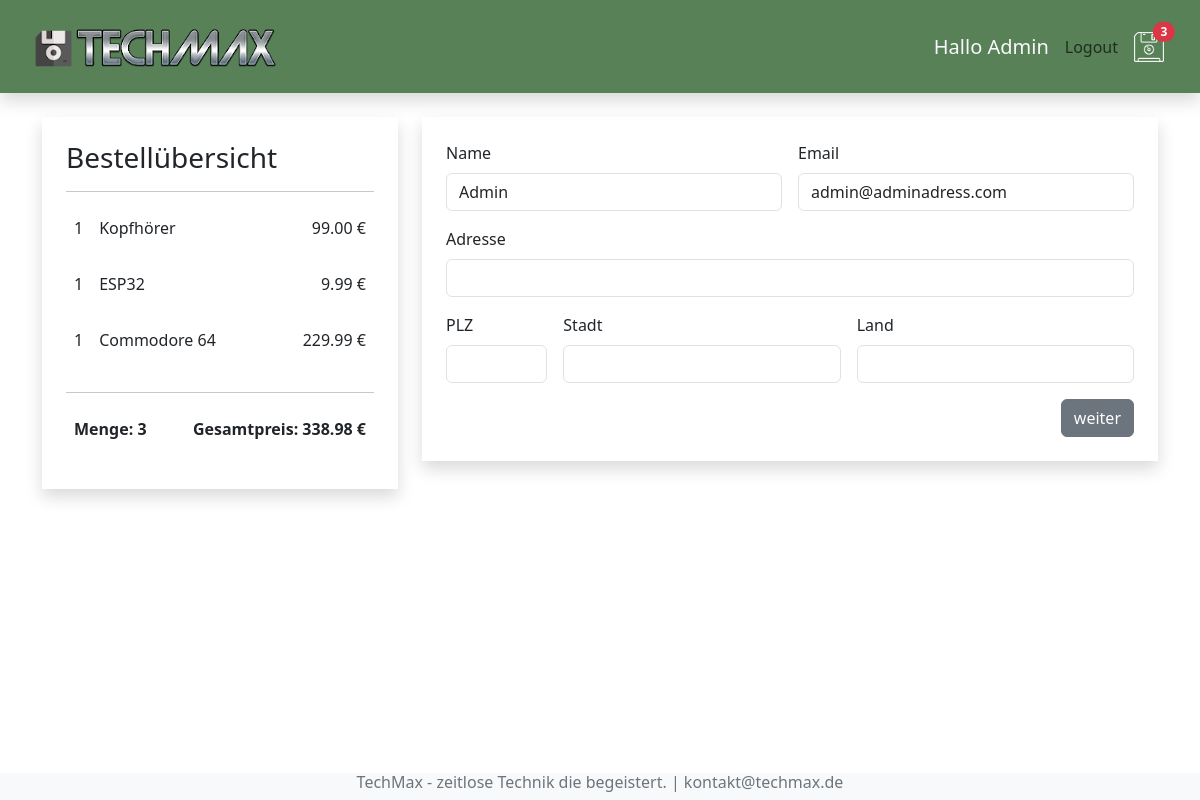
The app's page /kasse/ (signed in) with its own data.
### shop/models.py (models this page shows, shortened)
class BestellteArtikel(models.Model):
    artikel = models.ForeignKey(Artikel, on_delete=models.SET_NULL, null=True, blank=True)
    bestellung = models.ForeignKey(Bestellung, on_delete=models.SET_NULL, null=True, blank=True)
    menge = models.IntegerField(default=0, null=True, blank=True)
    datum = models.DateTimeField(auto_now_add=True)
    @property
    def get_summe(self):
        summe = self.artikel.preis * self.menge
        return summe

class Artikel(models.Model):
    name = models.CharField(max_length=200, null=True)
    beschreibung = models.TextField(null=True, blank=True)
    preis = models.DecimalField(max_digits=6, decimal_places=2)
    bild = models.ImageField(null=True, blank=True)

class Bestellung(models.Model):
    kunde = models.ForeignKey(Kunde, on_delete=models.SET_NULL, null=True, blank=True)
    bestelldatum = models.DateTimeField(auto_now_add=True)
    erledigt = models.BooleanField(default=False, null=True, blank=True)
    auftrags_id = models.CharField(max_length=200, null=200)
    @property
    def get_gesamtpreis(self):
        bestellteartikels = self.bestellteartikel_set.all()
        gesamtpreis = sum(artikel.get_summe for artikel in bestellteartikels)
        return gesamtpreis
    @property
    def get_gesamtmenge(self):
        bestellteartikels = self.bestellteartikel_set.all()
        return sum(artikel.menge for artikel in bestellteartikels)

### shop/views.py (the view)
# urls.py: path('kasse/', views.kasse, name="kasse"),
def kasse(request):
    if request.user.is_authenticated:
        kunde = request.user.kunde
        bestellung, created = Bestellung.objects.get_or_create(kunde=kunde, erledigt=False)
        artikels = bestellung.bestellteartikel_set.all()
    else:
        cookieDaten = gastCookie(request)
        artikels = cookieDaten['artikels']
        bestellung = cookieDaten['bestellung']
    ctx = {'artikels': artikels, "bestellung": bestellung}
    return render(request, "shop/kasse.html", ctx)

### shop/context_processors.py (called while the page is built, shortened)
def warenkorb_anzahl(request):
    if request.user.is_authenticated:
        kunde = request.user.kunde
        bestellung, created = Bestellung.objects.get_or_create(kunde=kunde, erledigt=False)
        if bestellung:
            menge = bestellung.get_gesamtmenge
        else:
            menge = 0
    return {'menge': menge}

### shop/templates/shop/kasse.html (shortened to what this page needs)
{% extends 'shop/index.html' %}
{% block content %}
    <div class="row mt-4">
        <div class="col-4">
            <div class="shadow p-4">
                <h3>Bestellübersicht</h3>
                <hr>
                {% for artikel in artikels %}
                <div class="d-flex">
                    <p class="p-2">{{artikel.menge}}</p>
                    <p class="me-auto p-2">{{artikel.artikel.name}}</p>
                    <p class="p-2">{{artikel.get_summe|floatformat:2}} €</p>
                </div>
                {% endfor %}
                <hr>
                <div class="d-flex">
                    <p class="me-auto fw-bold p-2">Menge: {{bestellung.get_gesamtmenge}}</p>
                    <p class="fw-bold p-2">Gesamtpreis: {{bestellung.get_gesamtpreis|floatformat:2}} €</p>
                </div>
            </div>
        </div>
        <div class="col-8">
            <div class="shadow p-4">
                <form id="formular" class="row g-3">
                    <div class="col-md-6">
                      <label for="inputName" class="form-label">Name</label>
                      {% if request.user.is_authenticated %}
                      <input type="text" class="form-control" id="inputName" value={{request.user|title}} required>
                      {% else %}
                      <input type="text" class="form-control" id="inputName" required>
                      {% endif %}
                    </div>
                    <div class="col-md-6">
                        <label for="inputEmail" class="form-label">Email</label>
                        {% if request.user.is_authenticated %}
                        <input type="email" class="form-control" id="inputEmail" value={{request.user.email}} required>
                        {% else %}
                        <input type="email" class="form-control" id="inputEmail" required>
                        {% endif %}
                    </div>
                    <div class="col-12">
                      <label for="inputAddress" class="form-label">Adresse</label>
                      <input type="text" class="form-control" id="inputAddress" required>
                    </div>
                    <div class="col-md-2">
                        <label for="inputPlz" class="form-label">PLZ</label>
                        <input type="text" class="form-control" id="inputPlz" required>
                      </div>
                    <div class="col-md-5">
                      <label for="inputStadt" class="form-label">Stadt</label>
                      <input type="text" class="form-control" id="inputStadt" required>
                    </div>
                    <div class="col-md-5">
                        <label for="inputLand" class="form-label">Land</label>
                        <input type="text" class="form-control" id="inputLand" required>
                      </div>
                    <div class="col-12 d-flex justify-content-end">
                      <button type="submit" id="formular-button" class="btn btn-secondary">weiter</button>
                    </div>
                  </form>
            </div>
        </div>
    </div>
{% endblock content %}

### shop/templates/shop/menu.html
{% load static %}
<nav class="navbar shadow sticky-top p-3 mb-4" style="background-color: #588157;">
    <div class="container-fluid">
        <a class="navbar-brand link-light" href="{% url 'shop' %}"><img src="{% static 'images/logo.png' %}" alt="Logo"></a>
        <div class="navbar-nav">
            <div class="d-flex align-items-center">
            {% if request.user.is_authenticated %}
                <h5 class="text-light m-2">Hallo {{ request.user|title }}</h5>
                <a class="nav-link btn btn-light p-2" href="{% url 'logout' %}">Logout</a>
            {% else %}
                <a class="nav-link btn btn-light p-2" href="{% url 'login' %}">Login</a>
            {% endif %}
                <a class="nav-link link-light p-2" href="{% url 'warenkorb' %}"><img
                        src="{% static 'images/floppy.png' %}" alt="">
                    {% if menge >= 1 %}
                    <span class="badge rounded-pill bg-danger position-absolute top-25 start-25 translate-middle">{{ menge }}</span>
                    {% endif %}
                </a>
            </div>
        </div>
    </div>
</nav>

### records on screen
BestellteArtikel: menge "1", artikel.name "Kopfhörer", get_summe "99.00"
BestellteArtikel: menge "1", artikel.name "ESP32", get_summe "9.99"
BestellteArtikel: menge "1", artikel.name "Commodore 64", get_summe "229.99"
Bestellung: get_gesamtmenge "3", get_gesamtpreis "338.98"

### other values on screen
{{ request.user|title }} "Admin"
{{ menge }} "3"
